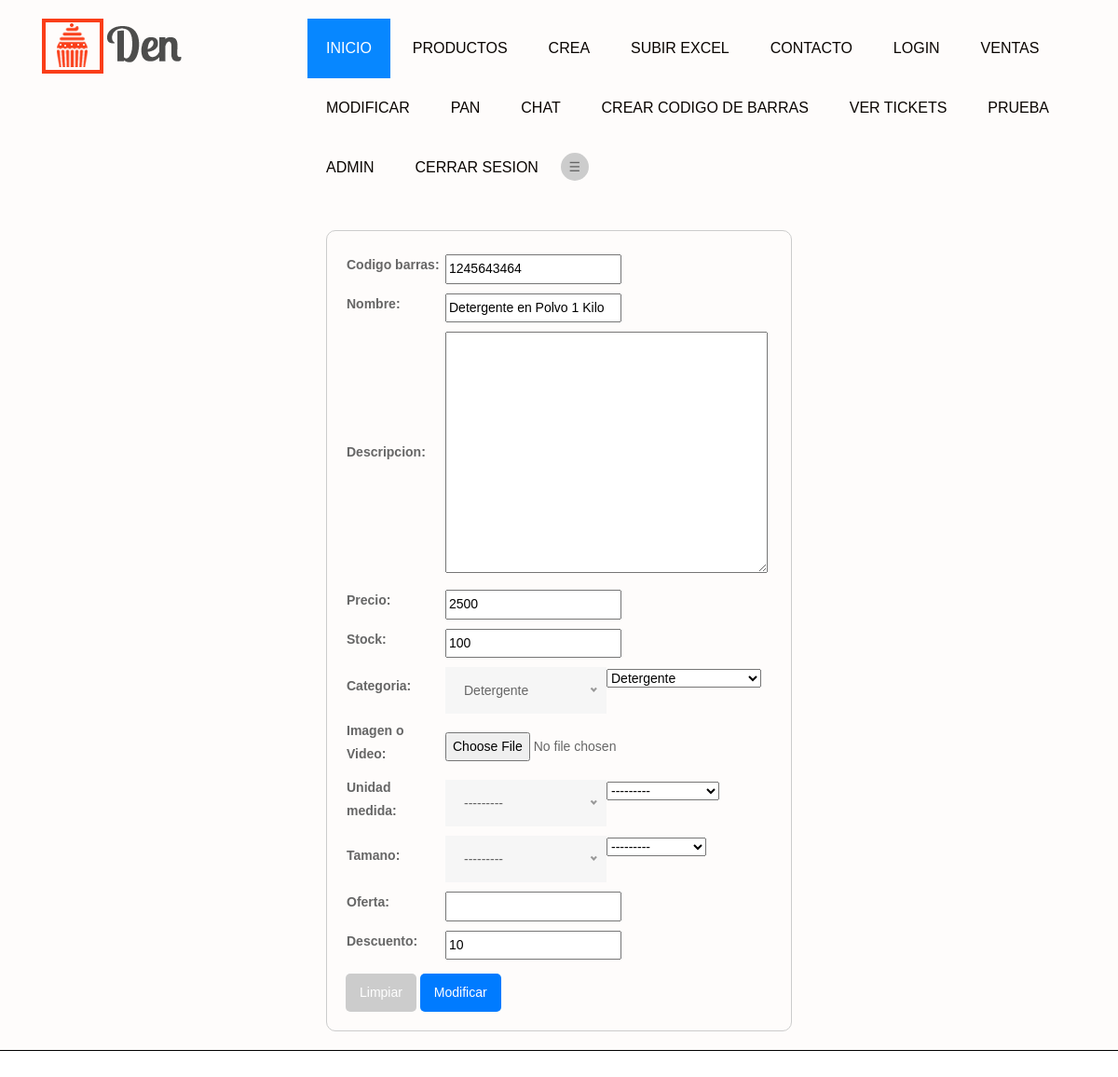
The app's page /modificar_producto/1/ (signed in) with its own data.
### core/models.py (models this page shows, shortened)
class Producto(models.Model):
    codigo_barras = models.CharField(max_length=200, null=True)
    nombre = models.CharField(max_length=200)
    descripcion = models.TextField()
    precio = models.IntegerField(null=True)
    stock = models.IntegerField( null=True)
    categoria = models.ForeignKey(Categoria, on_delete=models.CASCADE)
    imagen = models.FileField(upload_to='productos/', blank=True, null=True, verbose_name="Imagen o Video")
    unidad_medida = models.ForeignKey(Unidad_medida, on_delete=models.CASCADE, default=None, blank=True, null=True)
    tamano = models.ForeignKey(Tamano, on_delete=models.CASCADE, default=None, blank=True, null=True)
    oferta = models.CharField(max_length=100, null=True)
    descuento = models.PositiveIntegerField(default=0)

class Categoria(models.Model):
    nombre = models.CharField(max_length=100)
    def __str__(self):
        return self.nombre

### core/views.py (the view)
# urls.py: path('modificar_producto/<int:id>/', views.modificar_producto, name="modificar_producto"),
@login_required
def modificar_producto(request, id):
    producto = Producto.objects.get(id=id)
    data = {
        'form' :ProductoForm(instance=producto)
    }
    if request.method == 'POST':
        formulario = ProductoForm(data=request.POST, instance=producto)
        if formulario.is_valid():
            formulario.save()
            messages.success(request, "El producto fue modificado Correctamente")
            return redirect("modificar")
    return render(request, 'core/modificar_producto.html', data)

### core/forms.py
class ProductoForm(ModelForm):
    class Meta:
        model = Producto
        fields = ['codigo_barras', 'nombre', 'descripcion', 'precio', 'stock', 'categoria', 'imagen', 'unidad_medida', 'tamano', 'oferta', 'descuento']

### core/models.py (called while the page is built)
    def __str__(self):
        return self.nombre

    def __str__(self):
        return self.nombre

### core/templates/core/modificar_producto.html (shortened to what this page needs)
{% extends 'core/base.html' %}
{% block contenido %}
<form action="" method="POST">
    <table>
        {{ form.as_table }}
    </table>
    <input type="reset" value="Limpiar">
    <input type="submit" value="Modificar">
</form>
{% endblock %}

### core/templates/core/base.html (shortened to what this page needs)
<!DOCTYPE html>
<html lang="en">
<head>
    {% load static %}
    <link rel="stylesheet" type="text/css" href="{% static 'core/'%}css/bootstrap.min.css">
    <link rel="stylesheet" type="text/css" href="{% static 'core/'%}css/style.css">
    <link rel="stylesheet" href="{% static 'core/'%}css/responsive.css">
    <link rel="stylesheet" href="{% static 'core/'%}css/jquery.mCustomScrollbar.min.css">
    <link rel="stylesheet" href="https://netdna.bootstrapcdn.com/font-awesome/4.0.3/css/font-awesome.css">
    <link rel="stylesheet" href="{% static 'core/'%}css/owl.carousel.min.css">
    <link rel="stylesheet" href="{% static 'core/'%}css/owl.theme.default.min.css">
    <link rel="stylesheet" href="https://cdnjs.cloudflare.com/ajax/libs/fancybox/2.1.5/jquery.fancybox.min.css"
        media="screen">
</head>
<body>
    <header>
        <div class="layout_padding banner_section_start">
            <div class="header">
                <div class="container">
                    <div class="row">
                        <div class="col-xl-3 col-lg-3 col-md-3 col-sm-3 col logo_section">
                            <div class="full">
                                <div class="center-desk">
                                    <div class="logo"><a href="{% url 'home' %}"><img
                                                src="{% static 'core/'%}img/logo.png" style="max-width: 100%;"></a>
                                    </div>
                                </div>
                            </div>
                        </div>
                        <div class="col-xl-9 col-lg-9 col-md-9 col-sm-9">
                            <div class="menu-area">
                                <div class="limit-box">
                                    <nav class="main-menu">
                                        <ul class="menu-area-main">
                                            <li class="active"><a href="{% url 'home' %}">Inicio</a></li>
                                            {% if user.is_authenticated %}
                                            <li><a href="{% url 'listado_productos' %}">Productos</a></li>
                                            <li><a href="{% url 'creararticulo' %}">Crea </a></li>
                                            <li><a href="{% url 'cargar_productos' %}">Subir Excel</a></li>
                                            <li><a href="{% url 'soporte' %}">Contacto</a></li>
                                            {% endif %}
                                            <li><a href="{% url 'login' %}">Login</a></li>
                                            {% if user.is_authenticated %}
                                            <li><a href="{% url 'ventas' %}">Ventas</a></li>
                                            <li><a href="{% url 'modificar' %}">Modificar</a></li>
                                            <li><a href="{% url 'escanear_codigo_barras' %}">Pan</a></li>
                                            <li><a href="{% url 'chat-room' %}">Chat</a></li>
                                            <li><a href="{% url 'crear' %}">Crear Codigo de barras</a></li>
                                            <li><a href="{% url 'create_ticket' %}">Ver Tickets</a></li>
                                            <li><a href="{% url 'index' %}">Prueba</a></li>
                                            {% endif %}
                                            {% if user.is_authenticated %}
                                            <li>
                                                <a href="#">{{ user.username}}</a>
                                            </li>
                                            <li><a href="{% url 'logout' %}">Cerrar sesion</a></li>
                                            {% endif %}
                                            <div class="theme-toggle">
                                                <div class="theme-toggle-button" onclick="toggleThemeMenu()">&#9776;
                                                </div>
                                            </div>
                                        </ul>
                                    </nav>
                                </div>
                            </div>
                        </div>
                    </div>
                </div>
            </div>
            <div id="principal">
                <br>
                {% block contenido %}
                {% endblock %}
            </div>
</body>
</html>

### core/static/core/css/style.css (style rules this page uses)
* { box-sizing: border-box !important; transition: ease all 0.5s; }
html { scroll-behavior: smooth; }
body { color: #666666; font-size: 14px; font-family: 'Josefin Sans', sans-serif;; line-height: 1.80857; font-weight: normal; overflow-x: hidden; }
a { color: #1f1f1f; text-decoration: none !important; outline: none !important; -webkit-transition: all .3s ease-in-out; -moz-transition: all .3s ease-in-out; -ms-transition: all .3s ease-in-out; -o-transition: all .3s ease-in-out; transition: all .3s ease-in-out; }
*, *::after, *::before { -webkit-box-sizing: border-box; -moz-box-sizing: border-box; box-sizing: border-box; }
ul, li, ol { margin: 0px; padding: 0px; list-style: none; }
a { color: #ffffff; text-decoration: none; outline: none !important; }
.layout_padding { padding-bottom: 0px; padding-top: 90px; }
.main-menu ul>li a { line-height: 20px; font-size: 16px; display: block; font-weight: 500; color: #090400; padding: 22px 20px; text-transform: uppercase; }
.main-menu ul { margin: 0; list-style-type: none; margin-bottom: 10px; }
nav.main-menu { float: right; margin-left: 0; }
.banner_section_start { width: 100%; float: left; background-color: #fefcfb; height: auto; padding-top: 20px; padding-bottom: 20px; border-bottom: 1px solid #000; }
.main-menu ul li:first-child { margin-left: 0; }
.main-menu ul>li { position: inherit; display: inline-block; vertical-align: middle; }
.main-menu ul > li.active a { background-color: #0787ff; color: #ffffff; }
.container { position: relative; }

### core/templates/core/base.html (style rules this page uses)
:root { --bg-color-light: #ffffff; --text-color-light: #000000; --bg-color-dark: #111111; --text-color-dark: #ffffff; }
.theme-toggle { position: relative; display: inline-block; cursor: pointer; }
.theme-toggle-button { width: 30px; height: 30px; border-radius: 50%; background-color: #ccc; display: flex; justify-content: center; align-items: center; transition: background-color 0.3s; }

### core/templates/core/modificar_producto.html (style rules this page uses)
form { max-width: 500px; margin: 0 auto; padding: 20px; border: 1px solid #ccc; border-radius: 10px; }
form table tr td { padding: 5px; border-radius: 10px; }
input[type="reset"], input[type="submit"] { margin-top: 10px; padding: 8px 15px; border: none; border-radius: 5px; background-color: #007bff; color: #fff; cursor: pointer; }
input[type="reset"] { background-color: #ccc; }

### records on screen
Producto: codigo_barras "1245643464", nombre "Detergente en Polvo 1 Kilo", precio "2500", stock "100", categoria "Detergente", unidad_medida "---------", tamano "---------", descuento "10"

### other values on screen
{{ user.username }} "ADMIN"
